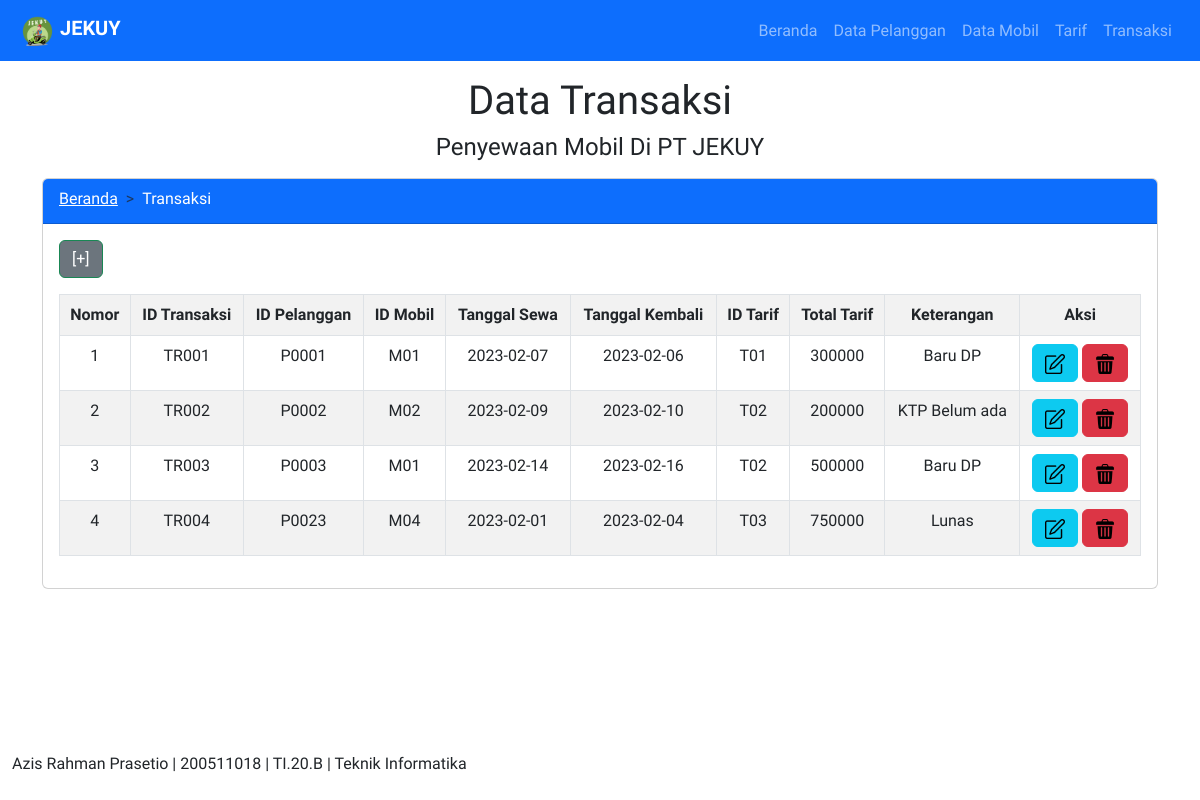
Screenshot of /form_transaksi.php with the database file from the repository.
### tables this page shows
CREATE TABLE `transaksi` (
  `idTransaksi` char(5) NOT NULL,
  `idPelanggan` char(5) NOT NULL,
  `idMobil` char(5) NOT NULL,
  `tglSewa` date NOT NULL,
  `tglKembali` date NOT NULL,
  `idTarif` char(5) NOT NULL,
  `totalTarif` float NOT NULL,
  `keterangan` text NOT NULL
);

### form_transaksi.php (the view, shortened to what this page needs)
<?php
    include "scripts/config.php";
    include "includes/header.php";
?>
<div class="container">
    <div class="mt-3">
        <h1 class="text-center">Data Transaksi</h1>
        <h4 class="text-center">Penyewaan Mobil Di PT JEKUY</h4>
    </div>
    <div class="card mt-3">
    <div class="card-header bg-primary text-white">
        <nav style="--bs-breadcrumb-divider: '>';" aria-label="breadcrumb">
            <ol class="breadcrumb mb-1">
                <li class="breadcrumb-item"><a href="index.php" style="color: #ffffff;">Beranda</a></li>
                <li class="breadcrumb-item" aria-current="page" style="color: #ffffff;">Transaksi</li>
            </ol>
        </nav>
    </div>
    <div class="card-body">
        <button href="form_pelanggan.php" type="button" class="btn btn-success bg-secondary mb-3" data-bs-toggle="modal" data-bs-target="#modalTambah"> [+] </button>
        <table class="table table-bordered table-striped table-hover text-center">
            <tr>
                <th>Nomor</th>
                <th>ID Transaksi</th>
                <th>ID Pelanggan</th>
                <th>ID Mobil</th>
                <th>Tanggal Sewa</th>
                <th>Tanggal Kembali</th>
                <th>ID Tarif</th>
                <th>Total Tarif</th>
                <th>Keterangan</th>
                <th>Aksi</th>
            </tr>
            <?php
            $no=1;
            $tampil=mysqli_query($db,"SELECT * FROM transaksi");
            while($data = mysqli_fetch_array($tampil)) :
            ?>
                <tr>
                    <td><?= $no++?></td>
                    <td><?= $data['idTransaksi']?></td>
                    <td><?= $data['idPelanggan']?></td>
                    <td><?= $data['idMobil']?></td>
                    <td><?= $data['tglSewa']?></td>
                    <td><?= $data['tglKembali']?></td>
                    <td><?= $data['idTarif']?></td>
                    <td><?= $data['totalTarif']?></td>
                    <td><?= $data['keterangan']?></td>
                    <td>
                        <a href="action.php" class="btn btn-info" data-bs-toggle="modal" data-bs-target="#modalUbah<?=$no?>">
                        <img src="assets/edit.png" style="width: 20px;" alt="Ubah">
                        </a>
                        <a href="action.php" class="btn btn-danger" data-bs-toggle="modal" data-bs-target="#modalHapus<?=$no?>">
                            <img src="assets/hapus.png" style="width: 20px;" alt="Hapus">
                        </a>
                    </td>
                </tr>
                                            <?php
                                                $query = mysqli_query($db,"SELECT * FROM `pelanggan`");
                                                while ($isi = mysqli_fetch_assoc($query)) {
                                                    print_r("<option value=\"".$isi['idPelanggan']."\">".$isi['idPelanggan']." (".$isi['namaPelanggan'].")"."</option> ");
                                                }
                                            ?>
                                            <?php
                                                $query = mysqli_query($db,"SELECT * FROM `jenismobil`");
                                                while ($isi = mysqli_fetch_assoc($query)) {
                                                    print_r("<option value=\"".$isi['idMobil']."\">".$isi['merkMobil']." (".$isi['warnaMobil'].", ".$isi['tahunMobil'].")"."</option> ");
                                                }
                                            ?>
                                            <?php
                                                $query = mysqli_query($db,"SELECT * FROM `tarif`");
                                                while ($isi = mysqli_fetch_assoc($query)) {
                                                    print_r("<option value=\"".$isi['idTarif']."\">".$isi['idTarif']." (Waktu: ".$isi['waktuSewa'].", Harga: ".$isi['totalTarif'].")"."</option> ");
                                                }
                                            ?>
            <?php endwhile; ?>
        </table>
                                    <?php
                                        $query = mysqli_query($db,"SELECT * FROM `pelanggan`");
                                        while ($data = mysqli_fetch_assoc($query)) {
                                            print_r("<option value=\"".$data['idPelanggan']."\">".$data['idPelanggan']." (".$data['namaPelanggan'].")"."</option> ");
                                        }
                                    ?>
                                    <?php
                                        $query = mysqli_query($db,"SELECT * FROM `jenismobil`");
                                        while ($data = mysqli_fetch_assoc($query)) {
                                            print_r("<option value=\"".$data['idMobil']."\">".$data['merkMobil']." (".$data['warnaMobil'].", ".$data['tahunMobil'].")"."</option> ");
                                        }
                                    ?>
                                    <?php
                                        $query = mysqli_query($db,"SELECT * FROM `tarif`");
                                        while ($data = mysqli_fetch_assoc($query)) {
                                            print_r("<option value=\"".$data['idTarif']."\">".$data['idTarif']." (Waktu: ".$data['waktuSewa'].", Harga: ".$data['totalTarif'].")"."</option> ");
                                        }
                                    ?>
    </div>
</div>
<?php include "includes/footer.php"?>

### includes/header.php (shortened to what this page needs)
<!doctype html>
<html lang="en">
  <head>
    <link href="https://cdn.jsdelivr.net/npm/bootstrap@5.3.0-alpha1/dist/css/bootstrap.min.css" rel="stylesheet">
    <link rel="stylesheet" href="styles/main.css">
  </head>
  <body>
    <nav class="navbar navbar-expand-lg bg-primary p-2" data-bs-theme="dark">
        <div class="container-fluid">
            <a class="navbar-brand" href="index.php">
            <img src="assets/iconJekuy.png" alt="Logo" width="35" height="32" class="d-inline-block align-text-top">
            JEKUY
            </a>
            <div class="collapse navbar-collapse justify-content-end" id="navbarNav">
                <ul class="navbar-nav">
                    <li class="nav-item ">
                        <a class="nav-link" href="index.php" id="navber">Beranda</a>
                    </li>
                    <li class="nav-item">
                        <a class="nav-link" href="form_pelanggan.php" id="navpel">Data Pelanggan</a>
                    </li>
                    <li class="nav-item">
                        <a class="nav-link" href="form_mobil.php" id="navmob">Data Mobil</a>
                    </li>
                    <li class="nav-item">
                        <a class="nav-link" href="form_tarif.php" id="navtar">Tarif</a>
                    </li>
                    <li class="nav-item">
                        <a class="nav-link" href="form_transaksi.php" id="navtran">Transaksi</a>
                    </li>
                </ul>
            </div>
        </div>
    </nav>

### includes/footer.php (shortened to what this page needs)
        <nav class="navbar fixed-bottom">
            <div class="container-fluid">
                <p>
                    Azis Rahman Prasetio | 200511018 | TI.20.B | Teknik Informatika
                </p>
            </div>
        </nav>
    </body>
</html>

### styles/main.css (style rules this page uses)
body { background-color: #ffffff; font-family: 'Assistant', sans-serif; }
.navbar-brand { font-weight: bolder; }

### rows the page displays
transaksi: idTransaksi "TR001", idPelanggan "P0001", idMobil "M01", tglSewa "2023-02-07", tglKembali "2023-02-06", idTarif "T01", totalTarif "300000", keterangan "Baru DP"
transaksi: idTransaksi "TR002", idPelanggan "P0002", idMobil "M02", tglSewa "2023-02-09", tglKembali "2023-02-10", idTarif "T02", totalTarif "200000", keterangan "KTP Belum ada"
transaksi: idTransaksi "TR003", idPelanggan "P0003", idMobil "M01", tglSewa "2023-02-14", tglKembali "2023-02-16", idTarif "T02", totalTarif "500000", keterangan "Baru DP"
transaksi: idTransaksi "TR004", idPelanggan "P0023", idMobil "M04", tglSewa "2023-02-01", tglKembali "2023-02-04", idTarif "T03", totalTarif "750000", keterangan "Lunas"
